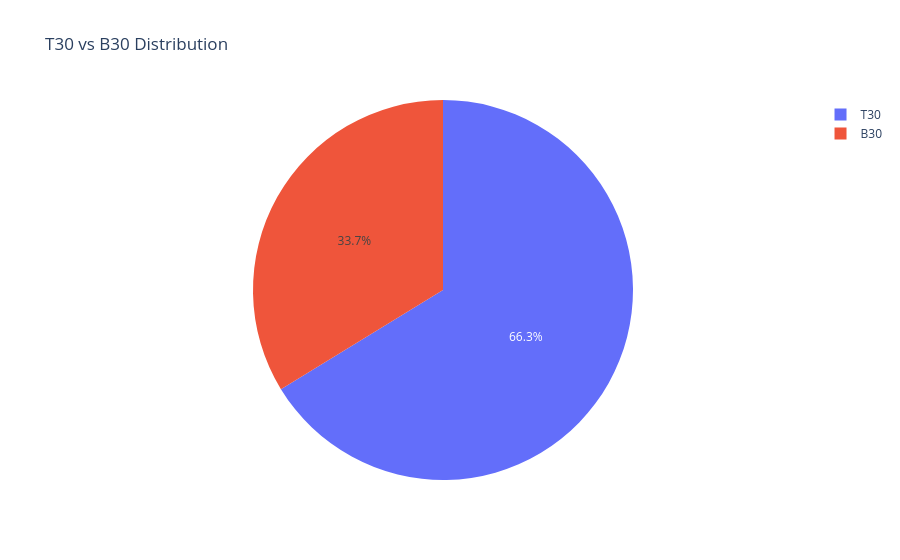

Notebook cell for this chart:
### Code cell
city_counts = transactions[
    "city_tier"
].value_counts()

fig = px.pie(

    values=city_counts.values,

    names=city_counts.index,

    title="T30 vs B30 Distribution"

)

fig.show()

### Figure 1 — Plotly figure (JSON) as saved in the notebook; plotly's stock layout.template omitted (floating-point values rounded to 4 significant figures)
{"data": [{"domain": {"x": [0, 1], "y": [0, 1]}, "hovertemplate": "label=%{label}<br>value=%{value}<extra></extra>", "labels": ["T30", "B30"], "legendgroup": "", "name": "", "showlegend": true, "type": "pie", "values": [21719, 11059]}], "layout": {"legend": {"tracegroupgap": 0}, "title": {"text": "T30 vs B30 Distribution"}}}
